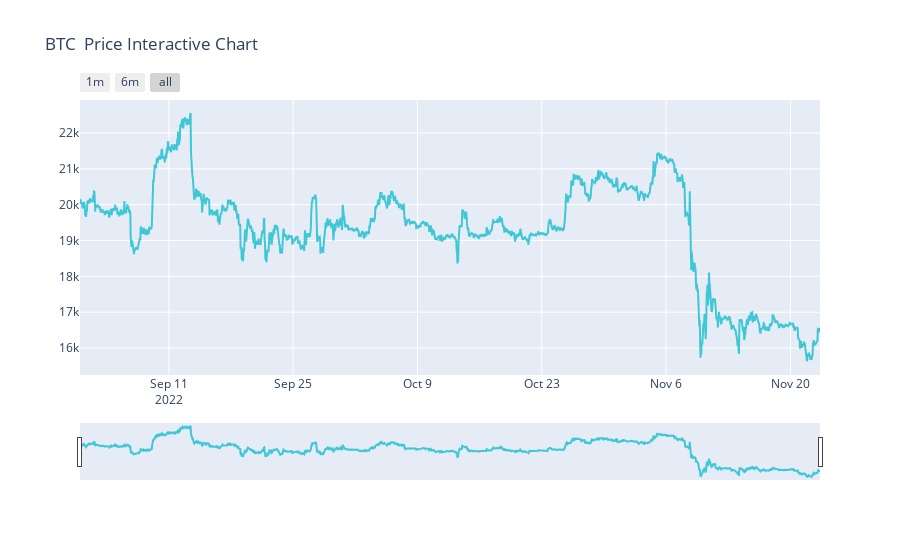

This figure's notebook cell:
### Code cell
import plotly.graph_objs as go
# from plotly import chart_studio
from plotly.offline import init_notebook_mode, iplot
init_notebook_mode(connected=True)
# import plotly.plotly as py
import plotly
import pandas as pd
import datetime as dt
import chart_studio.plotly as py

'''
This is a cell to plot an interactive chart of BTC price data using plotly
'''

df = pd.read_csv("./data/price_data/BTC_price.csv")


df.head()
trace_btc = go.Scatter(
    x=df.time,
    y=df['close'],
    name = "BTC price",
    line = dict(color = '#17BECF'),
    opacity = 0.8)

data = [trace_btc]

layout = dict(
    title='BTC  Price Interactive Chart', 
    xaxis=dict(
        rangeselector=dict(
            buttons=list([
                dict(count=1,
                     label='1m',
                     step='month',
                     stepmode='backward'),
                dict(count=6,
                     label='6m',
                     step='month',
                     stepmode='backward'),
                dict(step='all')
            ])
        ),
        rangeslider=dict(
            visible = True
        ),
        type='date'
    )
)

fig = dict(data=data, layout=layout)
iplot(fig, filename = "BTC Price Interactive Chart")
plotly.offline.plot(fig, filename='./visualization/BTC_interactive_plot.html')

### Figure 1 — Plotly figure (JSON) as saved in the notebook; plotly's stock layout.template omitted (floating-point values rounded to 4 significant figures; data arrays with more than 128 entries replaced by an {"elided": "..."} marker saying what was removed)
{"data": [{"line": {"color": "#17BECF"}, "name": "BTC price", "opacity": 0.8, "type": "scatter", "x": {"elided": "2001 str values"}, "y": {"elided": "2001 float values"}}], "layout": {"title": {"text": "BTC  Price Interactive Chart"}, "xaxis": {"rangeselector": {"buttons": [{"count": 1, "label": "1m", "step": "month", "stepmode": "backward"}, {"count": 6, "label": "6m", "step": "month", "stepmode": "backward"}, {"step": "all"}]}, "rangeslider": {"visible": true}, "type": "date"}}}
